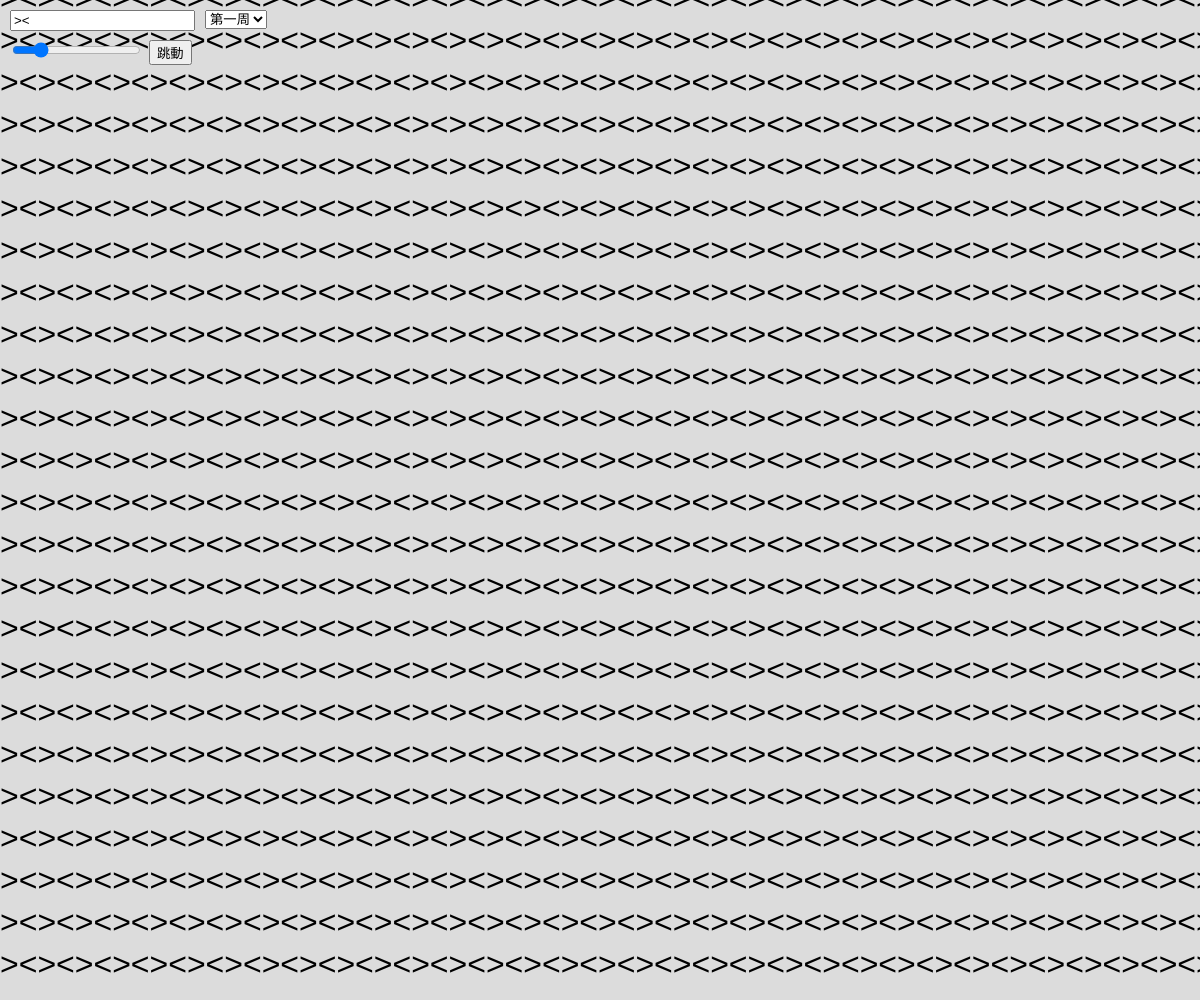
Frame 1 (no input)
Frame 60 (no input): identical to frame 1, image omitted
Frame 120 (the mouse pressed at the canvas centre since frame 60): identical to frame 1, image omitted

The p5.js sketch that drew this single still picture (run headless with seeded random() and noise() and a simulated clock; from frame 60 on, the mouse is pressed at the canvas centre):

// p5.js sketch
// ── sketch.js
let input, slider, button, dropdown;
let bounce = false;
let offsets = [];
let directions = [];
let iframe;

function setup() {
  createCanvas(windowWidth, windowHeight);
  input = createInput();
  input.position(10, 10);
  input.value('><');
  
  slider = createSlider(28, 50, 32);
  slider.position(10, 40);
  
  button = createButton('跳動');
  button.position(slider.x + slider.width + 10, 40);
  button.mousePressed(toggleBounce);
  
  dropdown = createSelect();
  dropdown.position(input.x + input.width + 10, 10);
  dropdown.option('第一周');
  dropdown.option('第二周');
  dropdown.option('第三周');
  dropdown.changed(handleDropdownChange);
  
  // 初始化每個字的偏移量和方向
  for (let i = 0; i < (width / 40) * (height / 40); i++) {
    offsets.push(0);
    directions.push(1);
  }
}

function draw() {
  background(220);
  let txt = input.value();
  let textSizeValue = slider.value();
  textAlign(LEFT, CENTER);
  textSize(textSizeValue);
  
  let y = 0;
  let lineIndex = 0;
  while (y < height) {
    let x = 0;
    while (x < width) {
      if (bounce) {
        let charIndex = lineIndex * Math.floor(width / textWidth(txt)) + Math.floor(x / textWidth(txt));
        offsets[charIndex] += directions[charIndex] * random(1, 3);
        if (offsets[charIndex] > 20 || offsets[charIndex] < -20) {
          directions[charIndex] *= -1;
        }
        text(txt, x, y + offsets[charIndex]);
      } else {
        text(txt, x, y);
      }
      x += textWidth(txt);
    }
    y += textSizeValue + 10; // 增加行高
    lineIndex++;
  }
}

function toggleBounce() {
  bounce = !bounce;
}

function handleDropdownChange() {
  let selected = dropdown.value();
  if (iframe) {
    iframe.remove();
  }
  if (selected === '第一周') {
    iframe = createElement('iframe', '');
    iframe.attribute('src', 'https://www.tku.edu.tw/');
  } else if (selected === '第二周') {
    iframe = createElement('iframe', '');
    iframe.attribute('src', 'https://www.et.tku.edu.tw/');
  } else if (selected === '第三周') {
    iframe = createElement('iframe', '');
    iframe.attribute('src', 'https://hackmd.io/@y1n/ryecQYMiyg');
  }
  iframe.position(100, 100);
  iframe.size(windowWidth - 200, windowHeight - 200);
}

function windowResized() {
  resizeCanvas(windowWidth, windowHeight);
  offsets = [];
  directions = [];
  for (let i = 0; i < (width / 40) * (height / 40); i++) {
    offsets.push(0);
    directions.push(1);
  }
  if (iframe) {
    iframe.size(windowWidth - 200, windowHeight - 200);
  }
}
